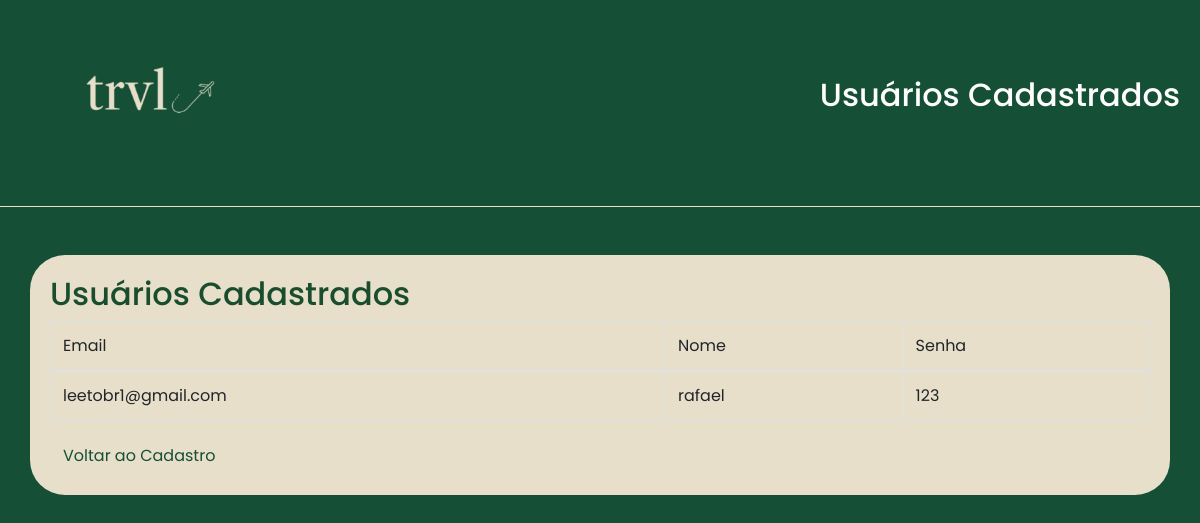
The page /usuarios on the database as committed earlier.
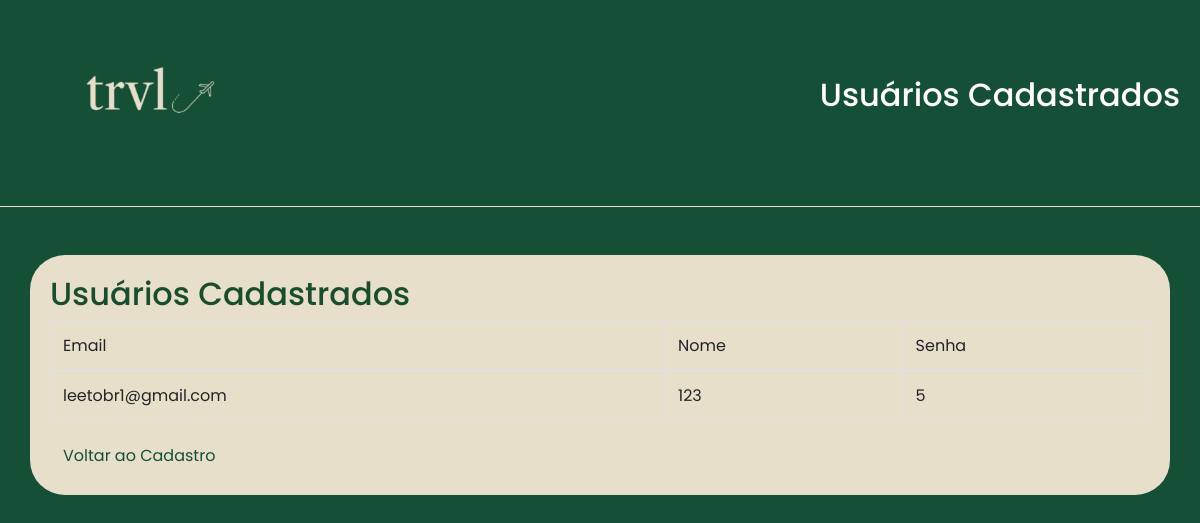
The same page on the database as committed later.
### tables this page shows
CREATE TABLE usuarios
                   (email text primary key,nome text,senha text);

### src/app.py (the view)
@app.route('/usuarios')
def listar_usuarios():
    conexao = database.conectar_banco()
    cursor = conexao.cursor()
    cursor.execute("SELECT * FROM usuarios")
    usuarios = cursor.fetchall()
    conexao.close()
    return render_template('usuarios.html', usuarios=usuarios)

### src/database.py (called while the page is built)
def conectar_banco():
    conexao = sqlite3.connect("trvl.db")
    return conexao

### src/templates/usuarios.html (shortened to what this page needs)
<!DOCTYPE html>
<html lang="pt-BR">
<head>
    <link rel="stylesheet" href="https://stackpath.bootstrapcdn.com/bootstrap/4.5.2/css/bootstrap.min.css">
    <link rel="stylesheet" href="static/style.css">
</head>
<body>
    <header>
        <a href="/"><img src="static/imgs/logo.png" alt="Logo TRVL" class="logo"></a>
        <div class="user-info">
            <H1> <h2>Usuários Cadastrados</h2></H1>
        </div>
    </header>
    <hr>
<div class="container mt-5">
    <h2>Usuários Cadastrados</h2>
    <table class="table table-bordered">
        <thead>
            <tr>
                <th>Email</th>
                <th>Nome</th>
                <th>Senha</th>
            </tr>
        </thead>
        <tbody>
            {% for usuario in usuarios %}
            <tr>
                <td>{{ usuario[0] }}</td>
                <td>{{ usuario[1] }}</td>
                <td>{{ usuario[2] }}</td>
            </tr>
            {% endfor %}
        </tbody>
    </table>
    <a href="/" class="btn btn-primary">Voltar ao Cadastro</a>
</div>
</body>
</html>

### src/static/style.css (style rules this page uses)
* { margin: 0; padding: 0; box-sizing: border-box; font-family: "Poppins", serif; font-weight: 400; }
body { background-color: #154f35; color: #fefefe; }
header { display: flex; justify-content: space-between; align-items: center; padding: 20px; background-color: #154f35; }
.logo { height: 150px; }
.user-info h1,h2 { display: flex; align-items: center; padding: 10px font-family: "Baskervville", serif; }
body { font-family: 'Baskerville', serif; }
.btn-primary { background-color: #e8dfca; border-color: #e8dfca; color: #154f35; margin-right: 35px; }
hr { border-top: 1px solid #e8dfca; }
.container { background-color: #e8dfca; border-radius: 35px; padding: 20px; }
.container h2 { color: #1a4d2e; }

Rows that differ between the two databases and show on the page:
changed usuarios "leetobr1@gmail.com": nome "rafael" → "123"; senha "123" → "5"
